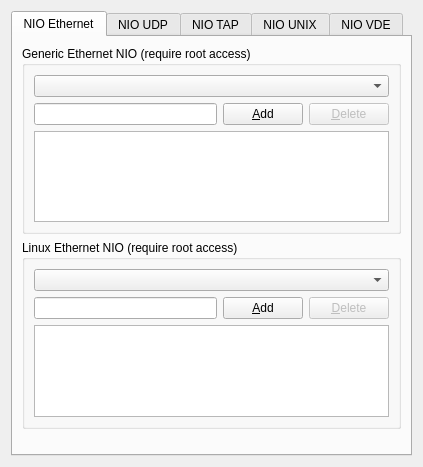
<ui version="4.0" >
 <class>CloudPage</class>
 <widget class="QWidget" name="CloudPage" >
  <property name="geometry" >
   <rect>
    <x>0</x>
    <y>0</y>
    <width>423</width>
    <height>467</height>
   </rect>
  </property>
  <property name="windowTitle" >
   <string>Cloud</string>
  </property>
  <layout class="QVBoxLayout" >
   <item>
    <widget class="QTabWidget" name="tabWidget" >
     <property name="currentIndex" >
      <number>0</number>
     </property>
     <widget class="QWidget" name="tab" >
      <attribute name="title" >
       <string>NIO Ethernet</string>
      </attribute>
      <layout class="QVBoxLayout" >
       <item>
        <widget class="QGroupBox" name="groupBox" >
         <property name="title" >
          <string>Generic Ethernet NIO (require root access)</string>
         </property>
         <layout class="QGridLayout" >
          <item row="0" column="0" colspan="3" >
           <widget class="QComboBox" name="comboBoxGenEth" >
            <property name="sizePolicy" >
             <sizepolicy vsizetype="Fixed" hsizetype="Expanding" >
              <horstretch>0</horstretch>
              <verstretch>0</verstretch>
             </sizepolicy>
            </property>
           </widget>
          </item>
          <item row="1" column="0" >
           <widget class="QLineEdit" name="lineEditGenEth" />
          </item>
          <item row="1" column="1" >
           <widget class="QPushButton" name="pushButtonAddGenericEth" >
            <property name="text" >
             <string>&amp;Add</string>
            </property>
           </widget>
          </item>
          <item row="1" column="2" >
           <widget class="QPushButton" name="pushButtonDeleteGenericEth" >
            <property name="enabled" >
             <bool>false</bool>
            </property>
            <property name="text" >
             <string>&amp;Delete</string>
            </property>
           </widget>
          </item>
          <item row="2" column="0" colspan="3" >
           <widget class="QListWidget" name="listWidgetGenericEth" />
          </item>
         </layout>
        </widget>
       </item>
       <item>
        <widget class="QGroupBox" name="groupBox_2" >
         <property name="sizePolicy" >
          <sizepolicy vsizetype="Preferred" hsizetype="Preferred" >
           <horstretch>0</horstretch>
           <verstretch>0</verstretch>
          </sizepolicy>
         </property>
         <property name="title" >
          <string>Linux Ethernet NIO (require root access)</string>
         </property>
         <layout class="QGridLayout" >
          <item row="0" column="0" colspan="3" >
           <widget class="QComboBox" name="comboBoxLinuxEth" >
            <property name="sizePolicy" >
             <sizepolicy vsizetype="Fixed" hsizetype="Expanding" >
              <horstretch>0</horstretch>
              <verstretch>0</verstretch>
             </sizepolicy>
            </property>
           </widget>
          </item>
          <item row="1" column="0" >
           <widget class="QLineEdit" name="lineEditLinuxEth" />
          </item>
          <item row="1" column="1" >
           <widget class="QPushButton" name="pushButtonAddLinuxEth" >
            <property name="text" >
             <string>&amp;Add</string>
            </property>
           </widget>
          </item>
          <item row="1" column="2" >
           <widget class="QPushButton" name="pushButtonDeleteLinuxEth" >
            <property name="enabled" >
             <bool>false</bool>
            </property>
            <property name="text" >
             <string>&amp;Delete</string>
            </property>
           </widget>
          </item>
          <item row="2" column="0" colspan="3" >
           <widget class="QListWidget" name="listWidgetLinuxEth" />
          </item>
         </layout>
        </widget>
       </item>
       <item>
        <spacer>
         <property name="orientation" >
          <enum>Qt::Vertical</enum>
         </property>
         <property name="sizeType" >
          <enum>QSizePolicy::Fixed</enum>
         </property>
         <property name="sizeHint" >
          <size>
           <width>21</width>
           <height>16</height>
          </size>
         </property>
        </spacer>
       </item>
      </layout>
     </widget>
     <widget class="QWidget" name="tab_2" >
      <attribute name="title" >
       <string>NIO UDP</string>
      </attribute>
      <layout class="QGridLayout" >
       <item row="0" column="0" colspan="2" >
        <widget class="QGroupBox" name="groupBox_3" >
         <property name="title" >
          <string>Settings</string>
         </property>
         <layout class="QGridLayout" >
          <item row="0" column="0" >
           <widget class="QLabel" name="label" >
            <property name="text" >
             <string>Local port:</string>
            </property>
           </widget>
          </item>
          <item row="0" column="1" >
           <widget class="QSpinBox" name="spinBoxLocalPort" >
            <property name="sizePolicy" >
             <sizepolicy vsizetype="Fixed" hsizetype="Expanding" >
              <horstretch>0</horstretch>
              <verstretch>0</verstretch>
             </sizepolicy>
            </property>
            <property name="maximum" >
             <number>65535</number>
            </property>
            <property name="value" >
             <number>5000</number>
            </property>
           </widget>
          </item>
          <item row="1" column="0" >
           <widget class="QLabel" name="label_2" >
            <property name="text" >
             <string>Remote host:</string>
            </property>
           </widget>
          </item>
          <item row="1" column="1" >
           <widget class="QLineEdit" name="lineEditRemoteHost" >
            <property name="sizePolicy" >
             <sizepolicy vsizetype="Fixed" hsizetype="Expanding" >
              <horstretch>0</horstretch>
              <verstretch>0</verstretch>
             </sizepolicy>
            </property>
           </widget>
          </item>
          <item row="2" column="0" >
           <widget class="QLabel" name="label_3" >
            <property name="text" >
             <string>Remote port:</string>
            </property>
           </widget>
          </item>
          <item row="2" column="1" >
           <widget class="QSpinBox" name="spinBoxRemotePort" >
            <property name="sizePolicy" >
             <sizepolicy vsizetype="Fixed" hsizetype="Expanding" >
              <horstretch>0</horstretch>
              <verstretch>0</verstretch>
             </sizepolicy>
            </property>
            <property name="maximum" >
             <number>65535</number>
            </property>
            <property name="value" >
             <number>5001</number>
            </property>
           </widget>
          </item>
         </layout>
        </widget>
       </item>
       <item rowspan="2" row="0" column="2" >
        <widget class="QGroupBox" name="groupBox_4" >
         <property name="title" >
          <string>NIOs</string>
         </property>
         <layout class="QVBoxLayout" >
          <item>
           <widget class="QListWidget" name="listWidgetUDP" />
          </item>
         </layout>
        </widget>
       </item>
       <item row="1" column="0" >
        <widget class="QPushButton" name="pushButtonAddUDP" >
         <property name="text" >
          <string>&amp;Add</string>
         </property>
        </widget>
       </item>
       <item row="1" column="1" >
        <widget class="QPushButton" name="pushButtonDeleteUDP" >
         <property name="enabled" >
          <bool>false</bool>
         </property>
         <property name="text" >
          <string>&amp;Delete</string>
         </property>
        </widget>
       </item>
       <item row="2" column="1" >
        <spacer>
         <property name="orientation" >
          <enum>Qt::Vertical</enum>
         </property>
         <property name="sizeHint" >
          <size>
           <width>20</width>
           <height>211</height>
          </size>
         </property>
        </spacer>
       </item>
      </layout>
     </widget>
     <widget class="QWidget" name="tab_3" >
      <attribute name="title" >
       <string>NIO TAP</string>
      </attribute>
      <layout class="QVBoxLayout" >
       <item>
        <widget class="QGroupBox" name="groupBox_5" >
         <property name="title" >
          <string>TAP interface (require root access)</string>
         </property>
         <layout class="QGridLayout" >
          <item row="0" column="0" >
           <widget class="QLineEdit" name="lineEditTAP" />
          </item>
          <item row="0" column="1" >
           <widget class="QPushButton" name="pushButtonAddTAP" >
            <property name="text" >
             <string>&amp;Add</string>
            </property>
           </widget>
          </item>
          <item row="0" column="2" >
           <widget class="QPushButton" name="pushButtonDeleteTAP" >
            <property name="enabled" >
             <bool>false</bool>
            </property>
            <property name="text" >
             <string>&amp;Delete</string>
            </property>
           </widget>
          </item>
          <item row="1" column="0" colspan="3" >
           <widget class="QListWidget" name="listWidgetTAP" />
          </item>
         </layout>
        </widget>
       </item>
       <item>
        <spacer>
         <property name="orientation" >
          <enum>Qt::Vertical</enum>
         </property>
         <property name="sizeHint" >
          <size>
           <width>20</width>
           <height>191</height>
          </size>
         </property>
        </spacer>
       </item>
      </layout>
     </widget>
     <widget class="QWidget" name="tab_4" >
      <attribute name="title" >
       <string>NIO UNIX</string>
      </attribute>
      <layout class="QGridLayout" >
       <item row="0" column="0" colspan="2" >
        <widget class="QGroupBox" name="groupBox_7" >
         <property name="title" >
          <string>Settings</string>
         </property>
         <layout class="QGridLayout" >
          <item row="0" column="0" >
           <widget class="QLabel" name="label_5" >
            <property name="text" >
             <string>Local file:</string>
            </property>
           </widget>
          </item>
          <item row="0" column="1" >
           <widget class="QLineEdit" name="lineEditUNIXLocalFile" >
            <property name="sizePolicy" >
             <sizepolicy vsizetype="Fixed" hsizetype="Expanding" >
              <horstretch>0</horstretch>
              <verstretch>0</verstretch>
             </sizepolicy>
            </property>
           </widget>
          </item>
          <item row="1" column="0" >
           <widget class="QLabel" name="label_6" >
            <property name="text" >
             <string>Remote file:</string>
            </property>
           </widget>
          </item>
          <item row="1" column="1" >
           <widget class="QLineEdit" name="lineEditUNIXRemoteFile" >
            <property name="sizePolicy" >
             <sizepolicy vsizetype="Fixed" hsizetype="Expanding" >
              <horstretch>0</horstretch>
              <verstretch>0</verstretch>
             </sizepolicy>
            </property>
           </widget>
          </item>
         </layout>
        </widget>
       </item>
       <item rowspan="3" row="0" column="2" >
        <widget class="QGroupBox" name="groupBox_6" >
         <property name="title" >
          <string>NIOs</string>
         </property>
         <layout class="QVBoxLayout" >
          <item>
           <widget class="QListWidget" name="listWidgetUNIX" >
            <property name="sizePolicy" >
             <sizepolicy vsizetype="Minimum" hsizetype="Expanding" >
              <horstretch>0</horstretch>
              <verstretch>0</verstretch>
             </sizepolicy>
            </property>
           </widget>
          </item>
         </layout>
        </widget>
       </item>
       <item row="1" column="0" >
        <widget class="QPushButton" name="pushButtonAddUNIX" >
         <property name="text" >
          <string>&amp;Add</string>
         </property>
        </widget>
       </item>
       <item row="1" column="1" >
        <widget class="QPushButton" name="pushButtonDeleteUNIX" >
         <property name="enabled" >
          <bool>false</bool>
         </property>
         <property name="text" >
          <string>&amp;Delete</string>
         </property>
        </widget>
       </item>
       <item rowspan="2" row="2" column="0" colspan="2" >
        <spacer>
         <property name="orientation" >
          <enum>Qt::Vertical</enum>
         </property>
         <property name="sizeHint" >
          <size>
           <width>161</width>
           <height>201</height>
          </size>
         </property>
        </spacer>
       </item>
       <item row="3" column="2" >
        <spacer>
         <property name="orientation" >
          <enum>Qt::Vertical</enum>
         </property>
         <property name="sizeHint" >
          <size>
           <width>20</width>
           <height>191</height>
          </size>
         </property>
        </spacer>
       </item>
      </layout>
     </widget>
     <widget class="QWidget" name="tab_5" >
      <attribute name="title" >
       <string>NIO VDE</string>
      </attribute>
      <layout class="QGridLayout" >
       <item row="0" column="0" colspan="2" >
        <widget class="QGroupBox" name="groupBox_8" >
         <property name="title" >
          <string>Settings</string>
         </property>
         <layout class="QGridLayout" >
          <item row="0" column="0" >
           <widget class="QLabel" name="label_7" >
            <property name="text" >
             <string>Control file:</string>
            </property>
           </widget>
          </item>
          <item row="0" column="1" >
           <widget class="QLineEdit" name="lineEditVDEControlFile" >
            <property name="sizePolicy" >
             <sizepolicy vsizetype="Fixed" hsizetype="Expanding" >
              <horstretch>0</horstretch>
              <verstretch>0</verstretch>
             </sizepolicy>
            </property>
           </widget>
          </item>
          <item row="1" column="0" >
           <widget class="QLabel" name="label_8" >
            <property name="text" >
             <string>Local file:</string>
            </property>
           </widget>
          </item>
          <item row="1" column="1" >
           <widget class="QLineEdit" name="lineEditVDELocalFile" >
            <property name="sizePolicy" >
             <sizepolicy vsizetype="Fixed" hsizetype="Expanding" >
              <horstretch>0</horstretch>
              <verstretch>0</verstretch>
             </sizepolicy>
            </property>
           </widget>
          </item>
         </layout>
        </widget>
       </item>
       <item rowspan="3" row="0" column="2" >
        <widget class="QGroupBox" name="groupBox_9" >
         <property name="title" >
          <string>NIOs</string>
         </property>
         <layout class="QVBoxLayout" >
          <item>
           <widget class="QListWidget" name="listWidgetVDE" >
            <property name="sizePolicy" >
             <sizepolicy vsizetype="Minimum" hsizetype="Expanding" >
              <horstretch>0</horstretch>
              <verstretch>0</verstretch>
             </sizepolicy>
            </property>
           </widget>
          </item>
         </layout>
        </widget>
       </item>
       <item row="1" column="0" >
        <widget class="QPushButton" name="pushButtonAddVDE" >
         <property name="text" >
          <string>&amp;Add</string>
         </property>
        </widget>
       </item>
       <item row="1" column="1" >
        <widget class="QPushButton" name="pushButtonDeleteVDE" >
         <property name="enabled" >
          <bool>false</bool>
         </property>
         <property name="text" >
          <string>&amp;Delete</string>
         </property>
        </widget>
       </item>
       <item rowspan="2" row="2" column="0" colspan="2" >
        <spacer>
         <property name="orientation" >
          <enum>Qt::Vertical</enum>
         </property>
         <property name="sizeHint" >
          <size>
           <width>161</width>
           <height>201</height>
          </size>
         </property>
        </spacer>
       </item>
       <item row="3" column="2" >
        <spacer>
         <property name="orientation" >
          <enum>Qt::Vertical</enum>
         </property>
         <property name="sizeHint" >
          <size>
           <width>20</width>
           <height>111</height>
          </size>
         </property>
        </spacer>
       </item>
      </layout>
     </widget>
    </widget>
   </item>
  </layout>
 </widget>
 <resources/>
 <connections/>
</ui>
